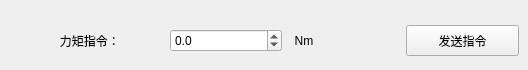
       <widget class="QWidget" name="pageTorque">
        <attribute name="title">
         <string>力矩模式</string>
        </attribute>
        <widget class="QWidget" name="horizontalLayoutWidget_29">
         <property name="geometry">
          <rect>
           <x>50</x>
           <y>20</y>
           <width>469</width>
           <height>41</height>
          </rect>
         </property>
         <layout class="QHBoxLayout" name="horizontalLayout_36">
          <item>
           <widget class="QLabel" name="label_46">
            <property name="minimumSize">
             <size>
              <width>114</width>
              <height>0</height>
             </size>
            </property>
            <property name="text">
             <string>   力矩指令：</string>
            </property>
           </widget>
          </item>
          <item>
           <widget class="QDoubleSpinBox" name="torqueCmdEdit">
            <property name="decimals">
             <number>1</number>
            </property>
            <property name="minimum">
             <double>-100.000000000000000</double>
            </property>
            <property name="singleStep">
             <double>0.500000000000000</double>
            </property>
           </widget>
          </item>
          <item>
           <widget class="QLabel" name="label_105">
            <property name="minimumSize">
             <size>
              <width>30</width>
              <height>0</height>
             </size>
            </property>
            <property name="text">
             <string>  Nm  </string>
            </property>
           </widget>
          </item>
          <item>
           <widget class="QPushButton" name="writeTorqueCmdBtn">
            <property name="minimumSize">
             <size>
              <width>113</width>
              <height>31</height>
             </size>
            </property>
            <property name="text">
             <string>发送指令</string>
            </property>
           </widget>
          </item>
         </layout>
        </widget>
       </widget>
